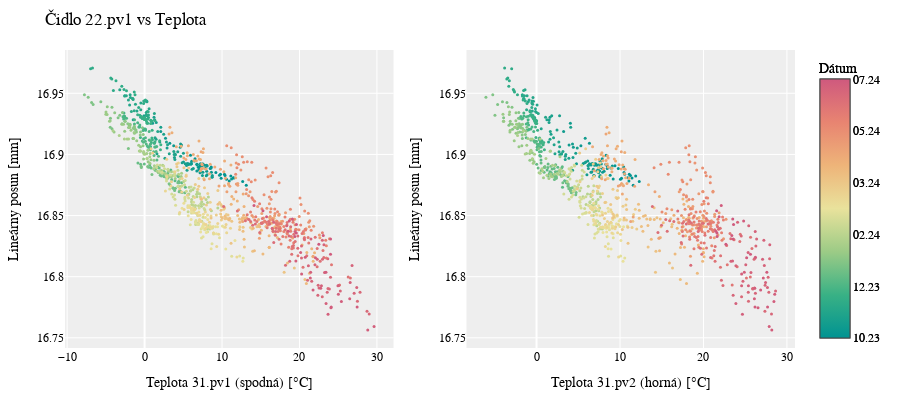

Here is the notebook cell this chart was saved with:
### Code cell
import pandas as pd
import plotly.graph_objs as go
import plotly.io as pio
import os
from plotly.subplots import make_subplots


def plot_sensor_vs_temp(df_temp, df_sens, sensor_column, average_set="6h", multiply_by=25, scheme="temps", save=False, save_path="imgs"):
    # Ensure save_path exists
    if save and not os.path.exists(save_path):
        os.makedirs(save_path)

    # Create copies of the dataframes to avoid altering the original data
    df_temp_copy = df_temp.copy()
    df_sens_copy = df_sens.copy()

    # Convert 'time_server_UTC' to datetime
    df_temp_copy['time_server_UTC'] = pd.to_datetime(
        df_temp_copy['time_server_UTC'])
    df_sens_copy['time_server_UTC'] = pd.to_datetime(
        df_sens_copy['time_server_UTC'])

    # Resample and compute mean for the temperature columns
    df_temp_1 = df_temp_copy.resample(average_set, on='time_server_UTC')[
        '31.pv1'].mean()
    df_temp_2 = df_temp_copy.resample(average_set, on='time_server_UTC')[
        '31.pv2'].mean()

    # Resample the specified sensor data and apply the multiplier
    df_sensor = df_sens_copy.resample(average_set, on='time_server_UTC')[
        sensor_column].mean() * multiply_by

    # Calculate max and min values of the sensor for annotation
    max_sensor_value = df_sensor.max()
    min_sensor_value = df_sensor.min()
    sensor_range = max_sensor_value - min_sensor_value

    # Get the time values for the color scheme
    time_values = df_temp_1.index.astype(int) / 10**9

    # Create the scatter plots
    scatter_plot_1 = go.Scatter(
        x=df_temp_1.values,
        y=df_sensor.values,
        mode='markers',
        marker=dict(
            size=3,
            color=time_values,     # Color by time
            colorscale=scheme,  # Use a colorscale
            showscale=True,
            colorbar=dict(
                title='Dátum',
                tickvals=time_values[::len(time_values)//5],  # 5 ticks
                ticktext=pd.to_datetime(
                    time_values[::len(time_values)//5] * 10**9).strftime('%m.%y')
            )
        ),
        showlegend=False  # Hide legend
    )
    scatter_plot_2 = go.Scatter(
        x=df_temp_2.values,
        y=df_sensor.values,
        mode='markers',
        marker=dict(
            size=3,
            color=time_values,     # Color by time
            colorscale=scheme,  # Use a colorscale
            showscale=True,
            colorbar=dict(
                title='Dátum',
                tickvals=time_values[::len(time_values)//5],  # 5 ticks
                ticktext=pd.to_datetime(
                    time_values[::len(time_values)//5] * 10**9).strftime('%m.%y')
            )
        ),
        showlegend=False  # Hide legend
    )

    x_axis_title_1 = 'Teplota 31.pv1 (spodná) [°C]'
    x_axis_title_2 = 'Teplota 31.pv2 (horná) [°C]'
    y_axis_title = "Lineárny posun [mm]"

    # Create subplots
    fig = make_subplots(rows=1, cols=2, subplot_titles=(
        'Teplota 31.pv1', 'Teplota 31.pv2'))

    # Add scatter plot traces
    fig.add_trace(scatter_plot_1, row=1, col=1)
    fig.add_trace(scatter_plot_2, row=1, col=2)

    # Update layout with Montserrat font and add annotation
    fig.update_layout(
        title=f'Čidlo {sensor_column} vs Teplota',
        plot_bgcolor='#EEEEEE',
        font=dict(
            family="Montserrat, sans-serif",
            size=12,
            color="#000000"
        ),
        width=900,  # Adjust width for side-by-side plots
        height=400,
        margin=dict(l=50, r=25, t=50, b=50),
        annotations=[
            dict(
                x=1.35,
                y=-0.3,
                xref='paper',
                yref='paper',
                text=f"Δ = {sensor_range:.2f} mm",
                showarrow=False,
                font=dict(
                    family="Montserrat, sans-serif",
                    size=12,
                    color="#000000"
                ),
                align="right"
            )
        ],
        showlegend=False  # Hide legend
    )

    # Update x and y axis titles
    fig.update_xaxes(title_text=x_axis_title_1, row=1, col=1)
    fig.update_xaxes(title_text=x_axis_title_2, row=1, col=2)
    fig.update_yaxes(title_text=y_axis_title, row=1, col=1)
    fig.update_yaxes(title_text=y_axis_title, row=1, col=2)

    if save:
        file_path = os.path.join(save_path, f'{sensor_column}.png')
        pio.write_image(fig, file_path)

    # Show the plot
    fig.show()


# Example usage
df_temp = df_spans_flattened[3]  # DataFrame containing temperature data
# Ensure this is the correct DataFrame containing sensor data
df_sens = df_spans_flattened[3]

sensor_column = '22.pv1'
plot_sensor_vs_temp(df_temp, df_sens, sensor_column,
                    scheme='temps', average_set="6h", save=True)

### Figure 1 — Plotly figure (JSON) as saved in the notebook; plotly's stock layout.template omitted (floating-point values rounded to 4 significant figures; data arrays with more than 128 entries replaced by an {"elided": "..."} marker saying what was removed)
{"data": [{"marker": {"color": {"elided": "993 int values"}, "colorbar": {"ticktext": ["10.23", "12.23", "02.24", "03.24", "05.24", "07.24"], "tickvals": [1698753600, 1703030400, 1707307200, 1711584000, 1715860800, 1720137600], "title": {"text": "Dátum"}}, "colorscale": [[0, "rgb(0, 147, 146)"], [0.1667, "rgb(57, 177, 133)"], [0.3333, "rgb(156, 203, 134)"], [0.5, "rgb(233, 226, 156)"], [0.6667, "rgb(238, 180, 121)"], [0.8333, "rgb(232, 132, 113)"], [1, "rgb(207, 89, 126)"]], "showscale": true, "size": 3}, "mode": "markers", "showlegend": false, "type": "scatter", "x": {"elided": "993 float values"}, "xaxis": "x", "y": {"elided": "993 float values"}, "yaxis": "y"}, {"marker": {"color": {"elided": "993 int values"}, "colorbar": {"ticktext": ["10.23", "12.23", "02.24", "03.24", "05.24", "07.24"], "tickvals": [1698753600, 1703030400, 1707307200, 1711584000, 1715860800, 1720137600], "title": {"text": "Dátum"}}, "colorscale": [[0, "rgb(0, 147, 146)"], [0.1667, "rgb(57, 177, 133)"], [0.3333, "rgb(156, 203, 134)"], [0.5, "rgb(233, 226, 156)"], [0.6667, "rgb(238, 180, 121)"], [0.8333, "rgb(232, 132, 113)"], [1, "rgb(207, 89, 126)"]], "showscale": true, "size": 3}, "mode": "markers", "showlegend": false, "type": "scatter", "x": {"elided": "993 float values"}, "xaxis": "x2", "y": {"elided": "993 float values"}, "yaxis": "y2"}], "layout": {"annotations": [{"align": "right", "font": {"color": "#000000", "family": "Montserrat, sans-serif", "size": 12}, "showarrow": false, "text": "Δ = 0.21 mm", "x": 1.35, "xanchor": "center", "xref": "paper", "y": -0.3, "yanchor": "bottom", "yref": "paper"}, {"align": "right", "font": {"color": "#000000", "family": "Montserrat, sans-serif", "size": 12}, "showarrow": false, "text": "Δ = 0.21 mm", "x": 1.35, "xanchor": "center", "xref": "paper", "y": -0.3, "yanchor": "bottom", "yref": "paper"}], "font": {"color": "#000000", "family": "Montserrat, sans-serif", "size": 12}, "height": 400, "margin": {"b": 50, "l": 50, "r": 25, "t": 50}, "plot_bgcolor": "#EEEEEE", "showlegend": false, "title": {"text": "Čidlo 22.pv1 vs Teplota"}, "width": 900, "xaxis": {"anchor": "y", "domain": [0, 0.45], "title": {"text": "Teplota 31.pv1 (spodná) [°C]"}}, "xaxis2": {"anchor": "y2", "domain": [0.55, 1], "title": {"text": "Teplota 31.pv2 (horná) [°C]"}}, "yaxis": {"anchor": "x", "domain": [0, 1], "title": {"text": "Lineárny posun [mm]"}}, "yaxis2": {"anchor": "x2", "domain": [0, 1], "title": {"text": "Lineárny posun [mm]"}}}}
